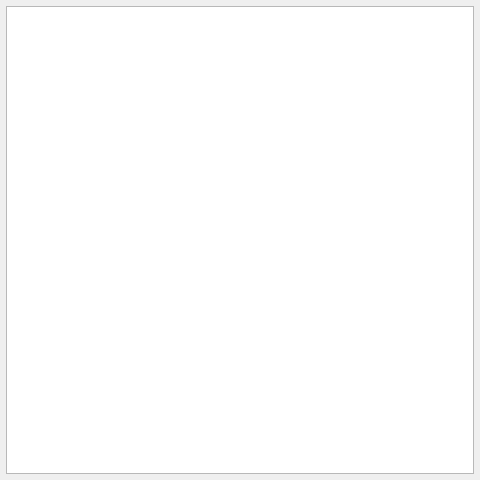
<?xml version="1.0" encoding="UTF-8"?>
<ui version="4.0">
 <class>MainWindow</class>
 <widget class="QMainWindow" name="MainWindow">
  <property name="geometry">
   <rect>
    <x>0</x>
    <y>0</y>
    <width>480</width>
    <height>480</height>
   </rect>
  </property>
  <property name="windowTitle">
   <string>MainWindow</string>
  </property>
  <widget class="QWidget" name="centralwidget">
   <layout class="QVBoxLayout" name="verticalLayout">
    <property name="margin">
     <number>6</number>
    </property>
    <item>
     <widget class="QGraphicsView" name="graphicsView"/>
    </item>
   </layout>
  </widget>
 </widget>
 <resources/>
 <connections/>
</ui>
